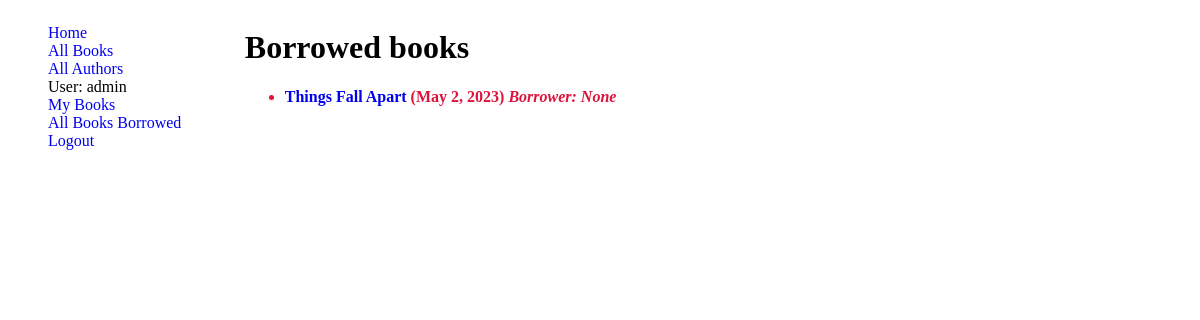
/catalog/books-borrowed-out/ (signed in), run on an earlier commit of the app's database.
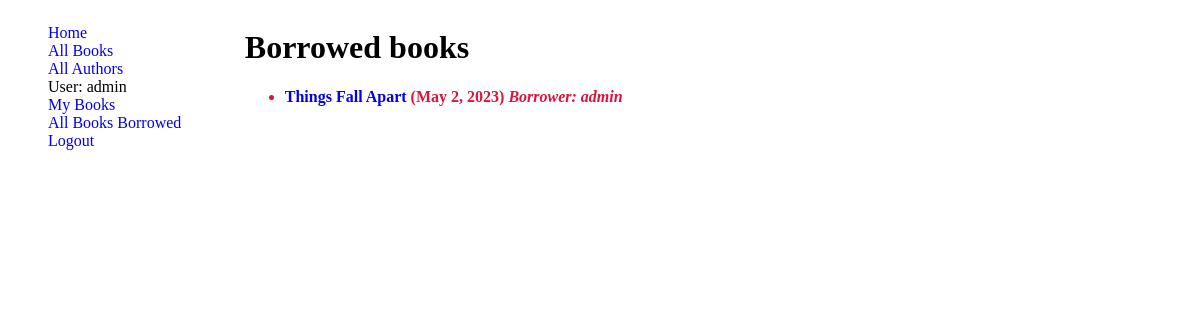
And on a later commit of the database.
### catalog/models.py (models this page shows, shortened)
class BookInstance(models.Model):
    LOAN_STATUS = (
        ('m', 'Maintenance'),
        ('o', 'On loan'),
        ('a', 'Available'),
        ('r', 'Reserved'),
    )
    id = models.UUIDField(primary_key=True, default=uuid.uuid4, help_text='Unique ID for this particular book across whole library')
    book = models.ForeignKey(Book, on_delete=models.RESTRICT, null=True)
    imprint = models.CharField(max_length=150)
    due_back = models.DateField(blank=True, null=True)
    status =models.CharField(max_length=1, choices=LOAN_STATUS, default='m',help_text='Book availability',)
    borrower = models.ForeignKey(User, on_delete=models.SET_NULL, null=True, blank=True)
    class Meta:
        ordering = ['due_back']
        verbose_name = 'Book Instance'
    @property
    def is_overdue(self):
        if self.due_back:
            return bool(self.due_back and date.today() > self.due_back)
    class Meta:
        permissions = (("can_mark_returned", "Set book as returned"), )

class Book(models.Model):
    title = models.CharField(max_length=100)
    author = models.ForeignKey(Author, on_delete=models.SET_NULL, null=True, )
    summary = models.TextField(max_length=1000, help_text='Enter a brief description of the book')
    language = models.ForeignKey(Language,  on_delete=models.SET_NULL, null=True)
    genre = models.ManyToManyField(Genre, help_text='Select a genre for this book')
    ISBN = models.CharField('ISBN', max_length=13, unique=True,  help_text='13 Character <a href="https://www.isbn-international.org/content/what-isbn">ISBN number</a>')

### catalog/views.py (the view)
# urls.py: path('books-borrowed-out/', AllBorrowedBooks.as_view(), name="books-borrowed-out")
class AllBorrowedBooks(LoginRequiredMixin,PermissionRequiredMixin, ListView):
    model = BookInstance
    template_name = 'librarian/borrowed-books.html'
    permission_required = 'can_mark_returned'
    def get_queryset(self):
        QS = BookInstance.objects.filter(status__exact = 'o')
        return QS

### templates/librarian/borrowed-books.html
{% extends "base.html" %}
{% block content %}
    <h1>Borrowed books</h1>
    {% if perms.can_mark_returned %}
    {% if bookinstance_list %}
    <ul>
      {% for bk in bookinstance_list %}
      <li class="{% if bk.is_overdue %}text-danger{% endif %}">
        <a href="{% url 'book-detail' bk.book.pk %}">{{ bk.book.title }}</a> ({{ bk.due_back }})
        <i>Borrower: {{bk.borrower}}</i>
      </li>
      {% endfor %}
    </ul>
    {% else %}
      <p>There are no books borrowed.</p>
    {% endif %}
{% else %}
<h3>You dont have access to this page!</h3>
    {% endif %}
{% endblock %}

What changed in the data, as far as the page shows it:
changed BookInstance "Things Fall Apart": borrower "None" → "admin"
